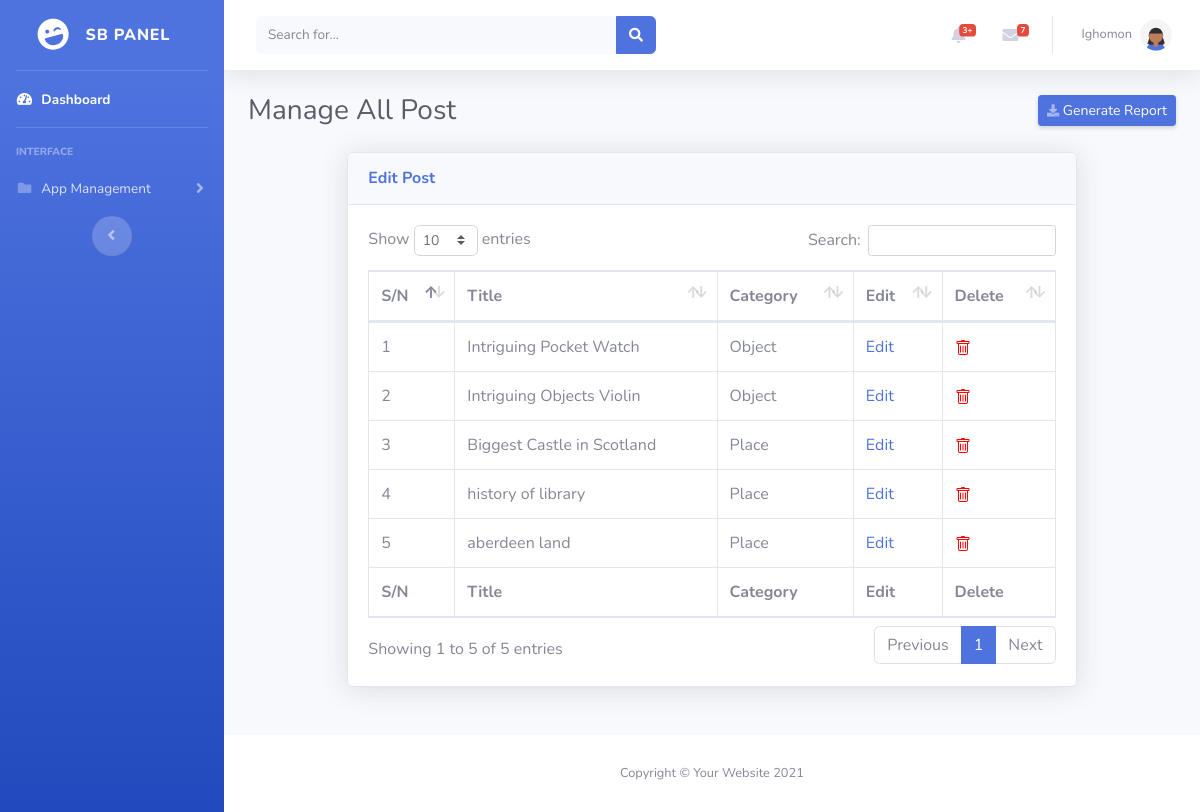
Screenshot of /admin/manage-post.php (signed in) with the database file from the repository.
### tables this page shows
CREATE TABLE `u_admin` (
  `id` int(11) NOT NULL,
  `username` varchar(128) NOT NULL,
  `email` varchar(255) NOT NULL,
  `pass_hash` varchar(255) NOT NULL
);

CREATE TABLE `stories` (
  `id` int(11) NOT NULL,
  `title` varchar(255) NOT NULL,
  `cat` varchar(255) NOT NULL,
  `loc` varchar(255) NOT NULL,
  `img` varchar(255) NOT NULL,
  `descript` longtext NOT NULL,
  `user_id` int(11) NOT NULL,
  `stat` int(128) NOT NULL
);

### admin/manage-post.php (the view, shortened to what this page needs)
<?php include 'includes/cookie.php'; ?>
<?php if (isset($user)){ ?>
<!DOCTYPE html>
<html lang="en">
<head>
    <link href="vendor/fontawesome-free/css/all.min.css" rel="stylesheet" type="text/css">
    <link href="../assets/css/sb-admin-2.min.css" rel="stylesheet">
   <link href="vendor/datatables/dataTables.bootstrap4.min.css" rel="stylesheet">
</head>
<body id="page-top">
    <div id="wrapper">
        <?php include 'includes/sidebar.php'; ?>
        <div id="content-wrapper" class="d-flex flex-column">
            <div id="content">
                <nav class="navbar navbar-expand navbar-light bg-white topbar mb-4 static-top shadow">
                    <form
                        class="d-none d-sm-inline-block form-inline mr-auto ml-md-3 my-2 my-md-0 mw-100 navbar-search">
                        <div class="input-group">
                            <input type="text" class="form-control bg-light border-0 small" placeholder="Search for..."
                                aria-label="Search" aria-describedby="basic-addon2">
                            <div class="input-group-append">
                                <button class="btn btn-primary" type="button">
                                    <i class="fas fa-search fa-sm"></i>
                                </button>
                            </div>
                        </div>
                    </form>
                    <ul class="navbar-nav ml-auto">
                        <?php include 'includes/template/alert.php'; ?>
                        <?php include 'includes/template/message.php'; ?>
                        <li class="nav-item dropdown no-arrow">
                            <a class="nav-link dropdown-toggle" href="#" id="userDropdown" role="button"
                                data-toggle="dropdown" aria-haspopup="true" aria-expanded="false">
                                <span class="mr-2 d-none d-lg-inline text-gray-600 small">
                                <?php
                                    $admin_id = $_SESSION['user_id'];
                                    $sql = sprintf("SELECT * FROM u_admin WHERE id = '%s'",$admin_id);
                                    $stmt = $mysqli->query($sql);
                                    $users = $stmt->fetch_assoc();
                                    $admin_name = htmlentities($users["username"]);
                                    echo htmlentities($admin_name); ?>
                                </span>
                                <img class="img-profile rounded-circle" src="img/undraw_profile_1.svg">
                            </a>
                        </li>
                    </ul>
                </nav>
                <div class="container-fluid">
                    <div class="d-sm-flex align-items-center justify-content-between mb-4">
                        <h1 class="h3 mb-0 text-gray-800">Manage All Post</h1>
                        <a href="#" class="d-none d-sm-inline-block btn btn-sm btn-primary shadow-sm"><i
                                class="fas fa-download fa-sm text-white-50"></i> Generate Report</a>
                    </div>
                    <div class="container">
                        <div class="row">
                            <div class="col-md-12 col-lg-10 mx-auto">
                                <div class="card shadow mb-4">
                                    <div class="card-header py-3">
                                        <h6 class="m-0 font-weight-bold text-primary">Edit Post</h6>
                                    </div>
                                    <div class="card-body">
                                        <div class="table-responsive">
                                            <table class="table table-bordered" id="dataTable" width="100%"
                                                cellspacing="0">
                                                <thead>
                                                    <tr>
                                                        <th>S/N</th>
                                                        <th>Title</th>
                                                        <th>Category</th>
                                                        <th>Edit</th>
                                                        <th>Delete</th>
                                                    </tr>
                                                </thead>
                                                <tfoot>
                                                    <tr>
                                                        <th>S/N</th>
                                                        <th>Title</th>
                                                        <th>Category</th>
                                                        <th>Edit</th>
                                                        <th>Delete</th>
                                                    </tr>
                                                </tfoot>
                                                <tbody>
                                                    <?php $sql = "SELECT * FROM stories";
                                                        $mysqli->real_query($sql);
                                                        $no = 1;
                                                        if ($mysqli->field_count) {
                                                            $users = $mysqli->store_result();
                                                            foreach ($users as $user) {
                                                                ?>
                                                                <tr>
                                                                    <td><?php echo htmlentities($no); ?></td>
                                                                    <td><?php echo htmlentities($user["title"]); ?></td>
                                                                    <td><?php echo htmlentities($user["cat"]); ?></td>
                                                                    <td><a href="admin-edit-post.php?id=<?php echo $user["id"]; ?>" style="text-decoration: none;">Edit</a></td>
                                                                    <td><a href="active-stories.php?del=<?php echo $user["id"]; ?>"
                                                                            onclick="return confirm('Do you want to delete this Story?');"></a>
                                                                    </td>
                                                                </tr>
                                                                <?php $no = $no + 1;
                                                            }
                                                        } ?>
                                                </tbody>
                                            </table>
                                        </div>
                                    </div>
                                </div>
                            </div>
                        </div>
                        <br>
                    </div>
                </div>
            </div>
            <?php include 'includes/footer.php'; ?>
        </div>
    </div>
</body>
</html>
<?php }else{header('location: login.php');  }?>

### rows the page displays
u_admin: username "Ighomon"
stories: title "Intriguing Pocket Watch", cat "Object"
stories: title "Intriguing Objects Violin", cat "Object"
stories: title "Biggest Castle in Scotland", cat "Place"
stories: title "history of library", cat "Place"
stories: title "aberdeen land", cat "Place"
